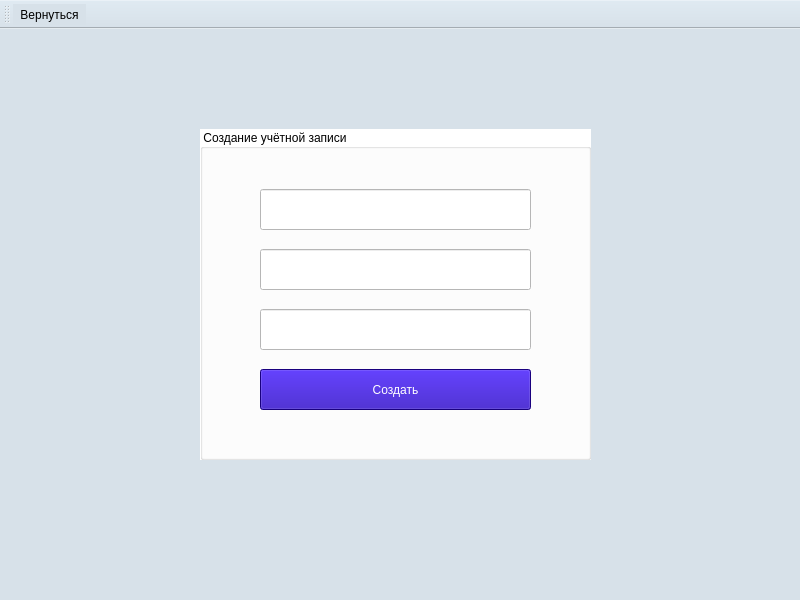
<?xml version="1.0" encoding="UTF-8"?>
<ui version="4.0">
 <class>RegistrationWindow</class>
 <widget class="QMainWindow" name="RegistrationWindow">
  <property name="geometry">
   <rect>
    <x>0</x>
    <y>0</y>
    <width>800</width>
    <height>600</height>
   </rect>
  </property>
  <property name="windowTitle">
   <string>MainWindow</string>
  </property>
  <property name="styleSheet">
   <string notr="true">background: #D7E1E9;
</string>
  </property>
  <widget class="QWidget" name="centralwidget">
   <widget class="QGroupBox" name="groupBox_2">
    <property name="geometry">
     <rect>
      <x>200</x>
      <y>100</y>
      <width>391</width>
      <height>331</height>
     </rect>
    </property>
    <property name="styleSheet">
     <string notr="true">background: white;
</string>
    </property>
    <property name="title">
     <string>Создание учётной записи</string>
    </property>
    <widget class="QPushButton" name="pushButton">
     <property name="geometry">
      <rect>
       <x>60</x>
       <y>240</y>
       <width>271</width>
       <height>41</height>
      </rect>
     </property>
     <property name="styleSheet">
      <string notr="true">background: #2300B0;
color: white;</string>
     </property>
     <property name="text">
      <string>Создать</string>
     </property>
    </widget>
    <widget class="QLineEdit" name="lineEdit_3">
     <property name="geometry">
      <rect>
       <x>60</x>
       <y>180</y>
       <width>271</width>
       <height>41</height>
      </rect>
     </property>
    </widget>
    <widget class="QLineEdit" name="lineEdit_2">
     <property name="geometry">
      <rect>
       <x>60</x>
       <y>120</y>
       <width>271</width>
       <height>41</height>
      </rect>
     </property>
    </widget>
    <widget class="QLineEdit" name="lineEdit">
     <property name="geometry">
      <rect>
       <x>60</x>
       <y>60</y>
       <width>271</width>
       <height>41</height>
      </rect>
     </property>
    </widget>
   </widget>
  </widget>
  <widget class="QMenuBar" name="menubar">
   <property name="geometry">
    <rect>
     <x>0</x>
     <y>0</y>
     <width>800</width>
     <height>22</height>
    </rect>
   </property>
  </widget>
  <widget class="QStatusBar" name="statusbar"/>
  <widget class="QToolBar" name="toolBar">
   <property name="windowTitle">
    <string>toolBar</string>
   </property>
   <attribute name="toolBarArea">
    <enum>TopToolBarArea</enum>
   </attribute>
   <attribute name="toolBarBreak">
    <bool>false</bool>
   </attribute>
   <addaction name="action"/>
  </widget>
  <action name="action">
   <property name="icon">
    <iconset resource="Resource.qrc">
     <normaloff>:/IMG/pkL_aLB4L_I.jpg</normaloff>:/IMG/pkL_aLB4L_I.jpg</iconset>
   </property>
   <property name="text">
    <string>Вернуться</string>
   </property>
   <property name="toolTip">
    <string>Вернуться</string>
   </property>
  </action>
 </widget>
 <resources>
  <include location="Resource.qrc"/>
 </resources>
 <connections/>
</ui>
